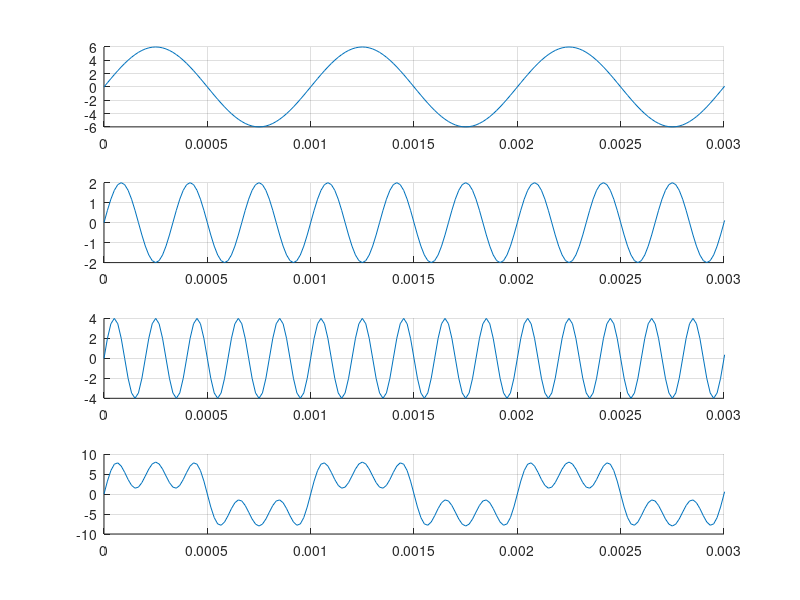
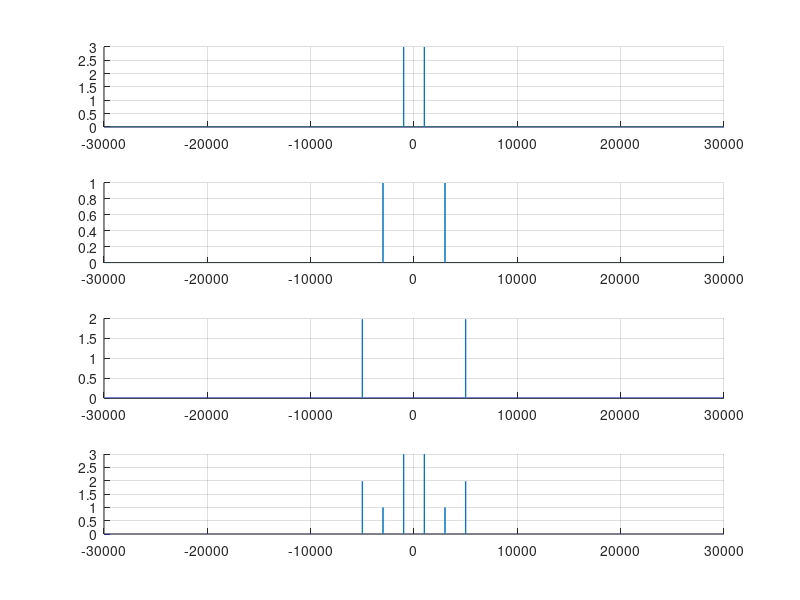
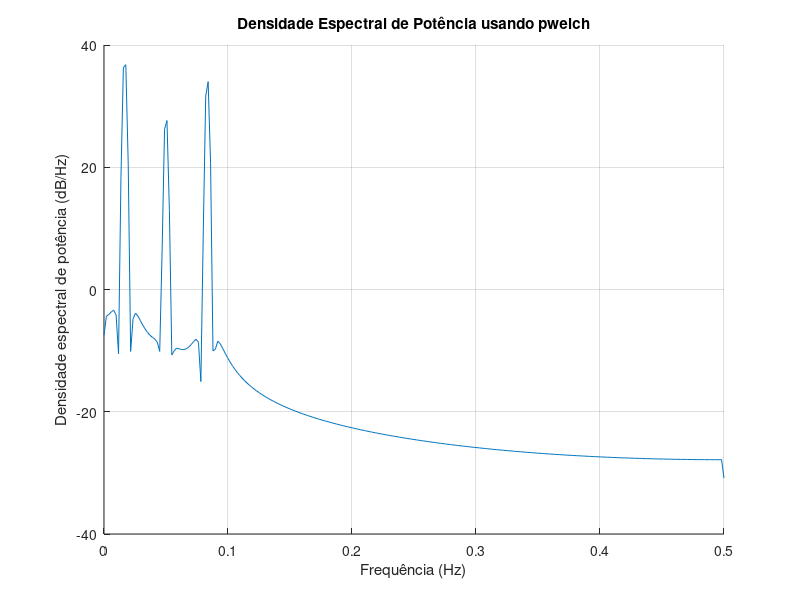

MATLAB code to generate these figures, in order:
pkg load signal;

clear all; close all; clc;

f= 1000;
T= 1/f;

fs = 60 * f;
ts = 1/fs;
phi = 0;

t = 0 : ts : 1;

s1_t = 6*sin(2*pi*f*t);
s2_t = 2*sin(2*pi*3*f*t);
s3_t = 4*sin(2*pi*5*f*t);

sinal_somado = s1_t + s2_t + s3_t;

figure;
subplot(4,1,1); hold on; grid on;
plot(t, s1_t);
xlim([0 3*T]);

subplot(4,1,2); hold on; grid on;
plot(t, s2_t);
xlim([0 3*T]);

subplot(4,1,3); hold on; grid on;
plot(t, s3_t);
xlim([0 3*T]);

subplot(4,1,4); hold on; grid on;
plot(t, sinal_somado);
xlim([0 3*T]);


% dominio da frequencia
passo_f = length(t)/(fs+1);
f_axis = -fs/2 : passo_f : fs/2;

X_fs1 = fft(s1_t)/length(s1_t);
X_fs1 = fftshift(X_fs1);

X_fs2 = fft(s2_t)/length(s2_t);
X_fs2 = fftshift(X_fs2);

X_fs3 = fft(s3_t)/length(s3_t);
X_fs3 = fftshift(X_fs3);

X_fst = fft(sinal_somado)/length(sinal_somado);
X_fst = fftshift(X_fst);

% falta colocar label
figure;
subplot(4,1,1); hold on; grid on;
plot(f_axis, abs(X_fs1));

subplot(4,1,2); hold on; grid on;
plot(f_axis, abs(X_fs2));

subplot(4,1,3); hold on; grid on;
plot(f_axis, abs(X_fs3));

subplot(4,1,4); hold on; grid on;
plot(f_axis, abs(X_fst));

% calculando a potencia
potencia_media = 1/length(sinal_somado) * (norm(sinal_somado)).^2

% densidade espectral de potencia
[densidade_espectral, frequencias] = pwelch(sinal_somado);

figure; hold on; grid on;
plot(frequencias, 10*log10(densidade_espectral));
xlabel('Frequência (Hz)');
ylabel('Densidade espectral de potência (dB/Hz)');
title('Densidade Espectral de Potência usando pwelch');